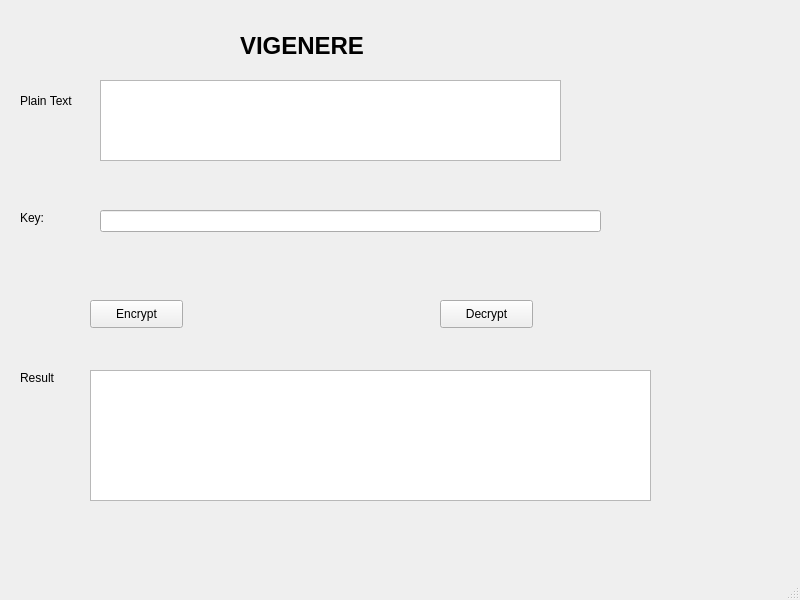
<?xml version="1.0" encoding="UTF-8"?>
<ui version="4.0">
 <class>MainWindow</class>
 <widget class="QMainWindow" name="MainWindow">
  <property name="geometry">
   <rect>
    <x>0</x>
    <y>0</y>
    <width>800</width>
    <height>600</height>
   </rect>
  </property>
  <property name="windowTitle">
   <string>MainWindow</string>
  </property>
  <widget class="QWidget" name="centralwidget">
   <widget class="QLabel" name="label">
    <property name="geometry">
     <rect>
      <x>20</x>
      <y>90</y>
      <width>71</width>
      <height>21</height>
     </rect>
    </property>
    <property name="text">
     <string>Plain Text</string>
    </property>
   </widget>
   <widget class="QLabel" name="label_2">
    <property name="geometry">
     <rect>
      <x>240</x>
      <y>10</y>
      <width>201</width>
      <height>71</height>
     </rect>
    </property>
    <property name="font">
     <font>
      <pointsize>18</pointsize>
      <weight>75</weight>
      <bold>true</bold>
     </font>
    </property>
    <property name="text">
     <string>VIGENERE</string>
    </property>
   </widget>
   <widget class="QTextEdit" name="plainTextEdit">
    <property name="geometry">
     <rect>
      <x>100</x>
      <y>80</y>
      <width>461</width>
      <height>81</height>
     </rect>
    </property>
   </widget>
   <widget class="QLabel" name="label_3">
    <property name="geometry">
     <rect>
      <x>20</x>
      <y>210</y>
      <width>55</width>
      <height>16</height>
     </rect>
    </property>
    <property name="text">
     <string>Key:</string>
    </property>
   </widget>
   <widget class="QLineEdit" name="keyLineEdit">
    <property name="geometry">
     <rect>
      <x>100</x>
      <y>210</y>
      <width>501</width>
      <height>22</height>
     </rect>
    </property>
   </widget>
   <widget class="QPushButton" name="encryptButton">
    <property name="geometry">
     <rect>
      <x>90</x>
      <y>300</y>
      <width>93</width>
      <height>28</height>
     </rect>
    </property>
    <property name="text">
     <string>Encrypt</string>
    </property>
   </widget>
   <widget class="QPushButton" name="decryptButton">
    <property name="geometry">
     <rect>
      <x>440</x>
      <y>300</y>
      <width>93</width>
      <height>28</height>
     </rect>
    </property>
    <property name="text">
     <string>Decrypt</string>
    </property>
   </widget>
   <widget class="QLabel" name="label_4">
    <property name="geometry">
     <rect>
      <x>20</x>
      <y>370</y>
      <width>55</width>
      <height>16</height>
     </rect>
    </property>
    <property name="text">
     <string>Result</string>
    </property>
   </widget>
   <widget class="QTextEdit" name="resultTextEdit">
    <property name="geometry">
     <rect>
      <x>90</x>
      <y>370</y>
      <width>561</width>
      <height>131</height>
     </rect>
    </property>
   </widget>
  </widget>
  <widget class="QMenuBar" name="menubar">
   <property name="geometry">
    <rect>
     <x>0</x>
     <y>0</y>
     <width>800</width>
     <height>26</height>
    </rect>
   </property>
  </widget>
  <widget class="QStatusBar" name="statusbar"/>
 </widget>
 <resources/>
 <connections/>
</ui>
